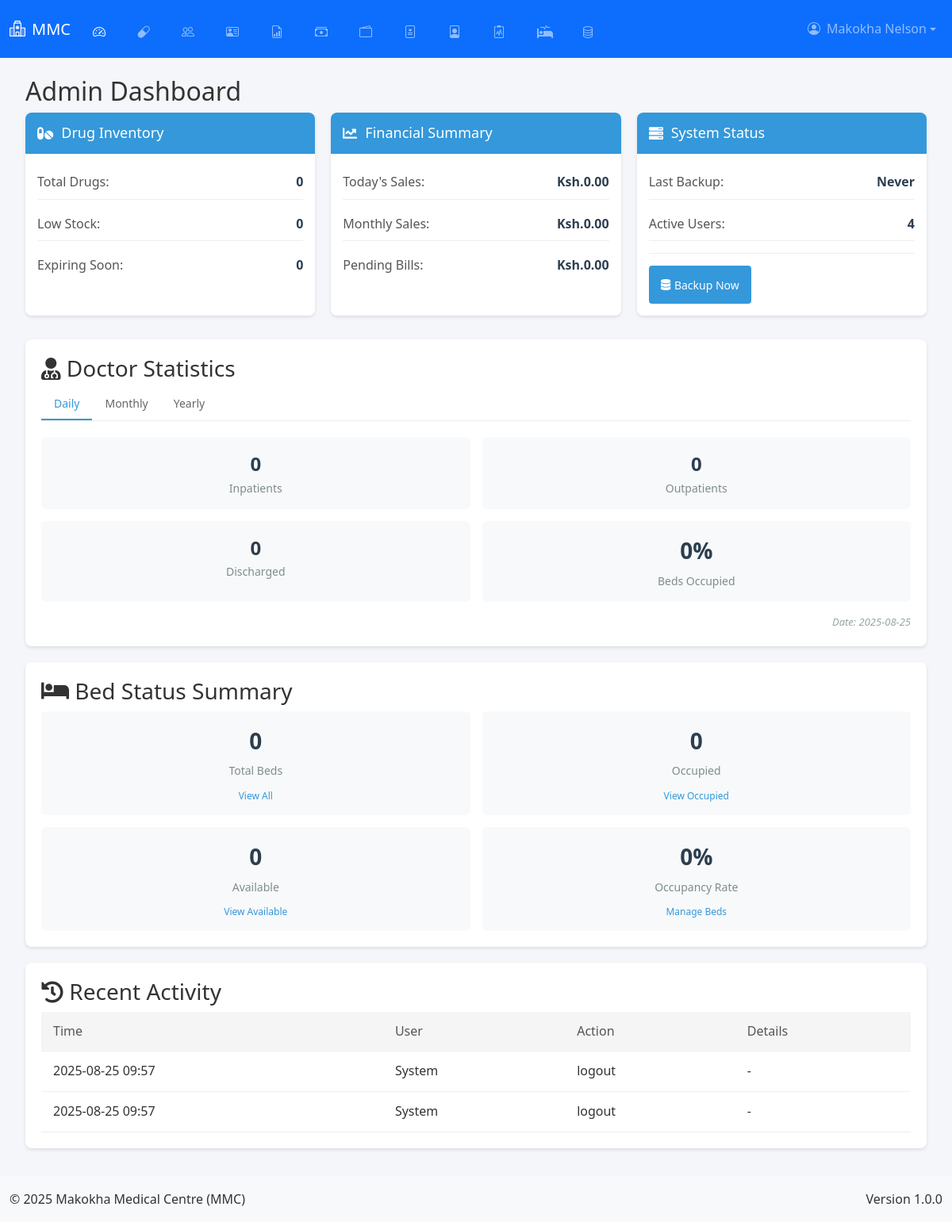
Page /admin (signed in) on the earlier database version.
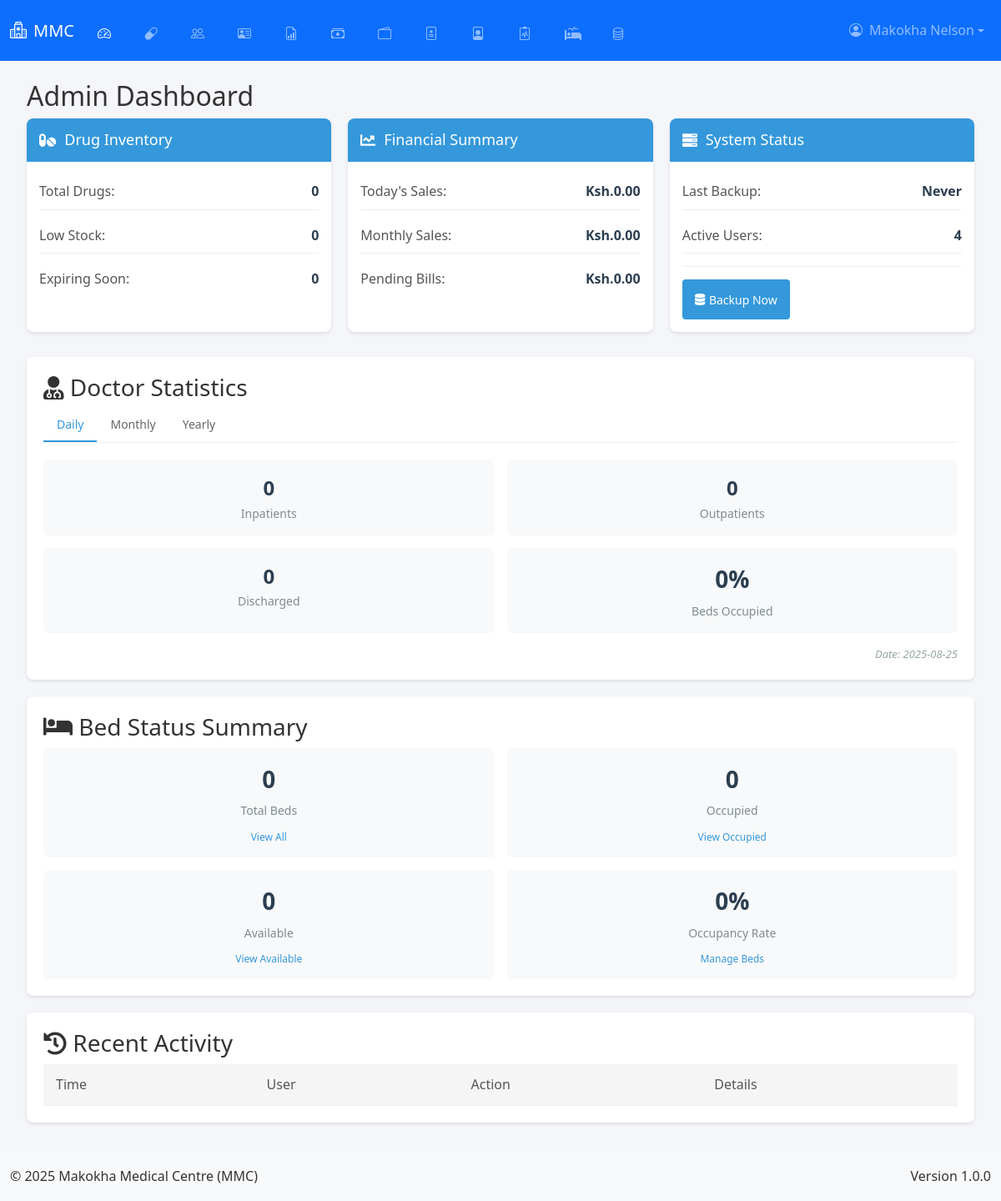
Same page on the later database version.
### app.py (models this page shows, shortened)
class AuditLog(db.Model):
    __tablename__ = 'audit_logs'
    id = db.Column(db.Integer, primary_key=True)
    user_id = db.Column(db.Integer, db.ForeignKey('user.id'), nullable=False)
    action = db.Column(db.String(50), nullable=False)
    table_name = db.Column(db.String(50))  # Tracks which table was affected
    record_id = db.Column(db.Integer)      # ID of the affected record
    description = db.Column(db.String(255))  # For backward compatibility
    changes = db.Column(db.JSON)           # Structured change data
    old_values = db.Column(db.JSON)        # Previous values before change
    new_values = db.Column(db.JSON)        # Values after change
    ip_address = db.Column(db.String(50))  # IP address of the requester
    created_at = db.Column(db.DateTime, default=lambda: datetime.now(timezone.utc))
    user = db.relationship('User', backref='audit_log_entries')

### app.py (the view)
@app.route('/admin')
@login_required
def admin_dashboard():
    if current_user.role != 'admin':
        flash('Unauthorized access', 'danger')
        return redirect(url_for('home'))
    try:
        total_drugs = db.session.query(func.count(Drug.id)).scalar()
        low_stock = db.session.query(func.count(Drug.id)).filter(
            Drug.stocked_quantity - Drug.sold_quantity < 10
        ).scalar()
        expiring_soon = db.session.query(func.count(Drug.id)).filter(
            Drug.expiry_date <= date.today() + timedelta(days=30)
        ).scalar()
        today_sales = db.session.query(func.sum(Sale.total_amount)).filter(
            func.date(Sale.created_at) == date.today()
        ).scalar() or 0
        monthly_sales = db.session.query(func.sum(Sale.total_amount)).filter(
            func.strftime('%Y-%m', Sale.created_at) == datetime.now().strftime('%Y-%m')
        ).scalar() or 0
        pending_bills = db.session.query(func.sum(Debtor.amount_owed)).scalar() or 0
        last_backup = BackupRecord.query.filter_by(status='completed')\
            .order_by(BackupRecord.timestamp.desc()).first()
        last_backup_time = last_backup.timestamp if last_backup else 'Never'
        backup_stats = {
            'total_backups': BackupRecord.query.count(),
            'successful_backups': BackupRecord.query.filter_by(status='completed').count(),
            'failed_backups': BackupRecord.query.filter_by(status='failed').count(),
            'total_size_mb': db.session.query(
                func.coalesce(func.sum(BackupRecord.size_bytes), 0) / (1024 * 1024)
            ).scalar()
        }
        active_users = db.session.query(func.count(User.id)).filter_by(is_active=True).scalar()
        daily_stats = get_doctor_stats('daily')
        monthly_stats = get_doctor_stats('monthly')
        yearly_stats = get_doctor_stats('yearly')
        recent_activity = db.session.query(
            AuditLog.id,
            AuditLog.action,
            AuditLog.created_at.label('created_at'),
            literal('audit').label('type')
        ).union_all(
            db.session.query(
                BackupRecord.id,
                literal('backup').label('action'),
                BackupRecord.timestamp.label('created_at'),
                literal('backup').label('type')
            )
        ).order_by(text('created_at')).limit(10).all()
        return render_template('admin/dashboard.html',
            total_drugs=total_drugs,
            low_stock=low_stock,
            expiring_soon=expiring_soon,
            today_sales=today_sales,
            monthly_sales=monthly_sales,
            pending_bills=pending_bills,
            last_backup_time=last_backup_time,
            backup_stats=backup_stats,
            active_users=active_users,
            daily_stats=daily_stats,
            monthly_stats=monthly_stats,
            yearly_stats=yearly_stats,
            recent_activity=recent_activity
        )
    except Exception as e:
        app.logger.error(f"Error in admin dashboard: {str(e)}")
        flash('An error occurred while loading the dashboard', 'danger')
        return redirect(url_for('home'))

### app.py (called while the page is built, shortened)
@app.before_request
def initialize_data():
    global _first_request
    if not _first_request:
        return

@app.context_processor
def inject_current_date():
    return {'current_date': date.today().strftime('%Y-%m-%d')}

def get_total_beds():
    return Bed.query.count()

def get_available_beds():
    return Bed.query.filter_by(status='available').count()

def get_occupied_beds():
    return Bed.query.filter_by(status='occupied').count()

    @login_manager.user_loader
    def load_user(user_id):
        return db.session.get(User, int(user_id))

### templates/admin/dashboard.html (shortened to what the changed rows need)
{% extends "base.html" %}
{% block content %}
<div class="content">
    <div class="section-content active" id="dashboard-section">
        <h2>Admin Dashboard</h2>
        <div class="recent-activity">
            <table class="activity-table">
                <thead>
                    <tr>
                        <th>Time</th>
                        <th>User</th>
                        <th>Action</th>
                        <th>Details</th>
                    </tr>
                </thead>
                <tbody>
                    {% for log in recent_activity %}
                    <tr>
                        <td>{{ log.created_at.strftime('%Y-%m-%d %H:%M') }}</td>
                        <td>{{ log.user.username if log.user else 'System' }}</td>
                        <td>{{ log.action }}</td>
                        <td>
                            {% if log.table_name and log.record_id %}
                                {{ log.table_name }} #{{ log.record_id }}
                            {% else %}
                                -
                            {% endif %}
                        </td>
                    </tr>
                    {% endfor %}
                </tbody>
            </table>
        </div>
    </div>
</div>
{% endblock %}

Differences in the rows shown:
removed AuditLog: created_at "2025-08-25 09:57", user "System", action "logout"
removed AuditLog: created_at "2025-08-25 09:57", user "System", action "logout"
